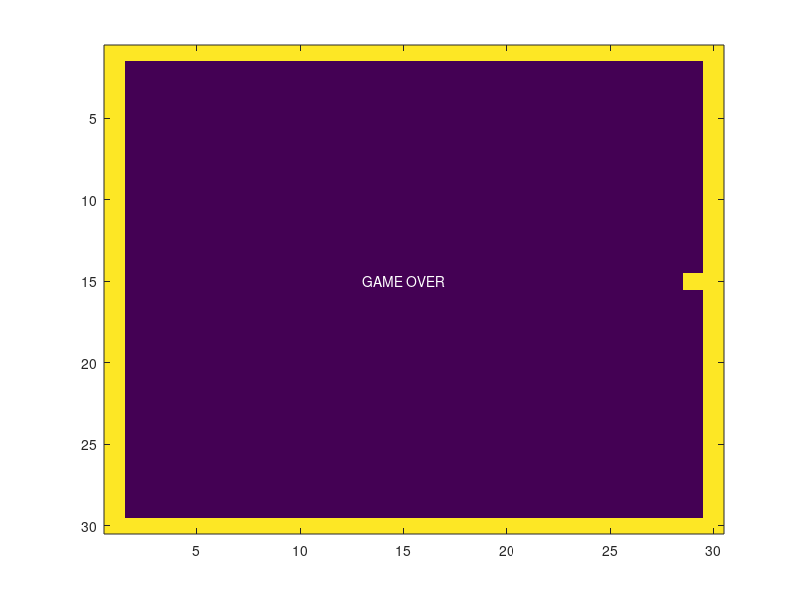

Write MATLAB code to recreate this figure.
function snakegame
%SNAKEGAME is a game of snake
%
% 2021, Alexander Heimel

global alive snake

arena = create_arena();
snake = create_snake();

alive = true;

fps = 20; % Hz

while alive
    show_arena( arena, snake );
    snake = movesnake( snake );
    if hit_wall(arena,snake)
        alive = false;
    end
    pause( 1/fps);
end

text(15,15,'GAME OVER', 'HorizontalAlignment','center','COlor',[1 1 1])

disp('GAMEOVER');

function hit = hit_wall(arena,snake)

if arena(snake.head.y,snake.head.x) ~= 0
    hit = true;
else
    hit = false;
end


function show_arena(arena,snake)

world = arena;
world(snake.head.y,snake.head.x) = 64;
image(world)

function snake = movesnake( snake )
snake.head.x = snake.head.x + snake.dx;
snake.head.y = snake.head.y + snake.dy;



function arena = create_arena()
arena = zeros(30,30,'uint8');
arena(1,:) = 255;
arena(end,:) = 255;
arena(:,1) = 255;
arena(:,end) = 255;

figure(1)
set(gcf,'WindowKeyPressFcn',@keypress)

function keypress(src,event)
global alive snake
switch event.Key
    case 'q'
        alive = false;
    case 'leftarrow'
        tempdy = snake.dy;
        snake.dy = -snake.dx;
        snake.dx = tempdy;
    case 'rightarrow'
        tempdy = snake.dy;
        snake.dy = snake.dx;
        snake.dx = -tempdy;
        
end

function snake = create_snake()
snake.head.x = 15;
snake.head.y = 15;
snake.dx = 1;
snake.dy = 0;
snake.tail = [];

